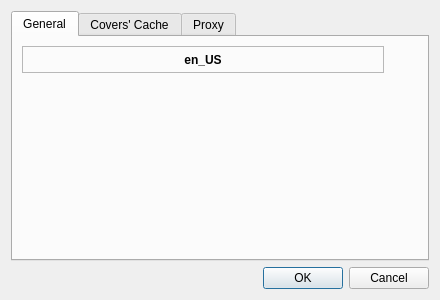
<?xml version="1.0" encoding="UTF-8"?>
<ui version="4.0">
 <class>PropertiesDialog</class>
 <widget class="QDialog" name="PropertiesDialog">
  <property name="geometry">
   <rect>
    <x>0</x>
    <y>0</y>
    <width>440</width>
    <height>300</height>
   </rect>
  </property>
  <property name="windowTitle">
   <string>Properties</string>
  </property>
  <layout class="QVBoxLayout" name="verticalLayout">
   <item>
    <widget class="QTabWidget" name="twPages">
     <property name="currentIndex">
      <number>0</number>
     </property>
     <widget class="QWidget" name="wGeneral">
      <attribute name="title">
       <string>General</string>
      </attribute>
      <layout class="QVBoxLayout" name="verticalLayout_2">
       <item>
        <layout class="QHBoxLayout" name="horizontalLayout_2">
         <item>
          <widget class="QLabel" name="lCurrentLocale">
           <property name="sizePolicy">
            <sizepolicy hsizetype="Expanding" vsizetype="Preferred">
             <horstretch>0</horstretch>
             <verstretch>0</verstretch>
            </sizepolicy>
           </property>
           <property name="font">
            <font>
             <weight>75</weight>
             <bold>true</bold>
            </font>
           </property>
           <property name="toolTip">
            <string>Application locale</string>
           </property>
           <property name="frameShape">
            <enum>QFrame::StyledPanel</enum>
           </property>
           <property name="frameShadow">
            <enum>QFrame::Sunken</enum>
           </property>
           <property name="text">
            <string notr="true">en_US</string>
           </property>
           <property name="alignment">
            <set>Qt::AlignCenter</set>
           </property>
          </widget>
         </item>
         <item>
          <widget class="QToolButton" name="tbChangeLocale">
           <property name="toolTip">
            <string>Click here to change the application locale</string>
           </property>
           <property name="icon">
            <iconset resource="../resources/resources.qrc">
             <normaloff>:/icons/256/folder.png</normaloff>:/icons/256/folder.png</iconset>
           </property>
           <property name="iconSize">
            <size>
             <width>20</width>
             <height>20</height>
            </size>
           </property>
           <property name="autoRaise">
            <bool>true</bool>
           </property>
          </widget>
         </item>
        </layout>
       </item>
       <item>
        <spacer name="verticalSpacer_3">
         <property name="orientation">
          <enum>Qt::Vertical</enum>
         </property>
         <property name="sizeHint" stdset="0">
          <size>
           <width>16</width>
           <height>176</height>
          </size>
         </property>
        </spacer>
       </item>
      </layout>
     </widget>
     <widget class="QWidget" name="wCoversCache">
      <attribute name="title">
       <string>Covers' Cache</string>
      </attribute>
      <layout class="QGridLayout" name="gridLayout">
       <item row="0" column="0">
        <widget class="QLabel" name="lCachePath">
         <property name="text">
          <string>Path</string>
         </property>
        </widget>
       </item>
       <item row="0" column="1">
        <widget class="QWidget" name="wCachePathContainer" native="true">
         <layout class="QHBoxLayout" name="horizontalLayout">
          <property name="margin">
           <number>0</number>
          </property>
          <item>
           <widget class="QLineEdit" name="leCachePath"/>
          </item>
          <item>
           <widget class="QToolButton" name="tbCachePath">
            <property name="toolTip">
             <string>Browse for a folder</string>
            </property>
            <property name="icon">
             <iconset resource="../resources/resources.qrc">
              <normaloff>:/icons/256/folder.png</normaloff>:/icons/256/folder.png</iconset>
            </property>
            <property name="iconSize">
             <size>
              <width>20</width>
              <height>20</height>
             </size>
            </property>
            <property name="autoRaise">
             <bool>true</bool>
            </property>
           </widget>
          </item>
         </layout>
        </widget>
       </item>
       <item row="1" column="0">
        <spacer name="horizontalSpacer">
         <property name="orientation">
          <enum>Qt::Horizontal</enum>
         </property>
         <property name="sizeType">
          <enum>QSizePolicy::Preferred</enum>
         </property>
         <property name="sizeHint" stdset="0">
          <size>
           <width>69</width>
           <height>16</height>
          </size>
         </property>
        </spacer>
       </item>
       <item row="1" column="1">
        <widget class="QCheckBox" name="cbCacheUseTemporary">
         <property name="text">
          <string>Use the system temporary directory</string>
         </property>
        </widget>
       </item>
       <item row="2" column="0">
        <widget class="QLabel" name="lCacheDiskSize">
         <property name="text">
          <string>Disk Size</string>
         </property>
        </widget>
       </item>
       <item row="2" column="1">
        <widget class="QSpinBox" name="sbCacheDiskSize">
         <property name="buttonSymbols">
          <enum>QAbstractSpinBox::PlusMinus</enum>
         </property>
         <property name="specialValueText">
          <string>Unlimited</string>
         </property>
         <property name="suffix">
          <string> MB</string>
         </property>
         <property name="maximum">
          <number>999999999</number>
         </property>
        </widget>
       </item>
       <item row="4" column="0" colspan="2">
        <spacer name="verticalSpacer">
         <property name="orientation">
          <enum>Qt::Vertical</enum>
         </property>
         <property name="sizeHint" stdset="0">
          <size>
           <width>365</width>
           <height>105</height>
          </size>
         </property>
        </spacer>
       </item>
       <item row="3" column="0">
        <widget class="QLabel" name="lCacheMemorySize">
         <property name="text">
          <string>Memory Size</string>
         </property>
        </widget>
       </item>
       <item row="3" column="1">
        <widget class="QSpinBox" name="sbCacheMemorySize">
         <property name="buttonSymbols">
          <enum>QAbstractSpinBox::PlusMinus</enum>
         </property>
         <property name="specialValueText">
          <string>Default</string>
         </property>
         <property name="suffix">
          <string> MB</string>
         </property>
         <property name="maximum">
          <number>50</number>
         </property>
        </widget>
       </item>
      </layout>
     </widget>
     <widget class="QWidget" name="wProxy">
      <attribute name="title">
       <string>Proxy</string>
      </attribute>
      <layout class="QGridLayout" name="gridLayout_2">
       <property name="bottomMargin">
        <number>6</number>
       </property>
       <item row="0" column="0">
        <widget class="QLabel" name="lProxyType">
         <property name="text">
          <string>Type</string>
         </property>
        </widget>
       </item>
       <item row="0" column="1">
        <widget class="QComboBox" name="cbProxyType"/>
       </item>
       <item row="3" column="0">
        <widget class="QLabel" name="lProxyLogin">
         <property name="text">
          <string>Login</string>
         </property>
        </widget>
       </item>
       <item row="3" column="1">
        <widget class="QLineEdit" name="leProxyLogin">
         <property name="enabled">
          <bool>false</bool>
         </property>
        </widget>
       </item>
       <item row="4" column="0">
        <widget class="QLabel" name="lProxyPassword">
         <property name="text">
          <string>Password</string>
         </property>
        </widget>
       </item>
       <item row="4" column="1">
        <widget class="QLineEdit" name="leProxyPassword">
         <property name="enabled">
          <bool>false</bool>
         </property>
         <property name="echoMode">
          <enum>QLineEdit::PasswordEchoOnEdit</enum>
         </property>
        </widget>
       </item>
       <item row="6" column="0" colspan="2">
        <spacer name="verticalSpacer_2">
         <property name="orientation">
          <enum>Qt::Vertical</enum>
         </property>
         <property name="sizeHint" stdset="0">
          <size>
           <width>369</width>
           <height>41</height>
          </size>
         </property>
        </spacer>
       </item>
       <item row="1" column="0">
        <widget class="QLabel" name="lProxyServer">
         <property name="text">
          <string>Server</string>
         </property>
        </widget>
       </item>
       <item row="1" column="1">
        <widget class="QLineEdit" name="leProxyServer">
         <property name="enabled">
          <bool>false</bool>
         </property>
        </widget>
       </item>
       <item row="2" column="0">
        <widget class="QLabel" name="lProxyPort">
         <property name="text">
          <string>Port</string>
         </property>
        </widget>
       </item>
       <item row="2" column="1">
        <widget class="QSpinBox" name="sbProxyPort">
         <property name="enabled">
          <bool>false</bool>
         </property>
         <property name="maximum">
          <number>65535</number>
         </property>
        </widget>
       </item>
       <item row="5" column="0" colspan="2">
        <widget class="QLabel" name="lProxyWarning">
         <property name="palette">
          <palette>
           <active>
            <colorrole role="WindowText">
             <brush brushstyle="SolidPattern">
              <color alpha="255">
               <red>255</red>
               <green>0</green>
               <blue>0</blue>
              </color>
             </brush>
            </colorrole>
           </active>
           <inactive>
            <colorrole role="WindowText">
             <brush brushstyle="SolidPattern">
              <color alpha="255">
               <red>255</red>
               <green>0</green>
               <blue>0</blue>
              </color>
             </brush>
            </colorrole>
           </inactive>
           <disabled>
            <colorrole role="WindowText">
             <brush brushstyle="SolidPattern">
              <color alpha="255">
               <red>151</red>
               <green>150</green>
               <blue>150</blue>
              </color>
             </brush>
            </colorrole>
           </disabled>
          </palette>
         </property>
         <property name="font">
          <font>
           <weight>75</weight>
           <bold>true</bold>
          </font>
         </property>
         <property name="text">
          <string>PLEASE NOTE THAT THE PASSWORD IS ENCRYPTED WITH A SHIT METHOD. BE CAREFUL.</string>
         </property>
         <property name="alignment">
          <set>Qt::AlignLeading|Qt::AlignLeft|Qt::AlignTop</set>
         </property>
         <property name="wordWrap">
          <bool>true</bool>
         </property>
        </widget>
       </item>
      </layout>
     </widget>
    </widget>
   </item>
   <item>
    <widget class="QDialogButtonBox" name="dbbButtons">
     <property name="standardButtons">
      <set>QDialogButtonBox::Cancel|QDialogButtonBox::Ok</set>
     </property>
    </widget>
   </item>
  </layout>
 </widget>
 <resources>
  <include location="../resources/resources.qrc"/>
 </resources>
 <connections>
  <connection>
   <sender>dbbButtons</sender>
   <signal>accepted()</signal>
   <receiver>PropertiesDialog</receiver>
   <slot>accept()</slot>
   <hints>
    <hint type="sourcelabel">
     <x>271</x>
     <y>276</y>
    </hint>
    <hint type="destinationlabel">
     <x>283</x>
     <y>295</y>
    </hint>
   </hints>
  </connection>
  <connection>
   <sender>dbbButtons</sender>
   <signal>rejected()</signal>
   <receiver>PropertiesDialog</receiver>
   <slot>reject()</slot>
   <hints>
    <hint type="sourcelabel">
     <x>173</x>
     <y>277</y>
    </hint>
    <hint type="destinationlabel">
     <x>191</x>
     <y>295</y>
    </hint>
   </hints>
  </connection>
  <connection>
   <sender>cbCacheUseTemporary</sender>
   <signal>toggled(bool)</signal>
   <receiver>wCachePathContainer</receiver>
   <slot>setDisabled(bool)</slot>
   <hints>
    <hint type="sourcelabel">
     <x>251</x>
     <y>81</y>
    </hint>
    <hint type="destinationlabel">
     <x>367</x>
     <y>57</y>
    </hint>
   </hints>
  </connection>
 </connections>
</ui>
